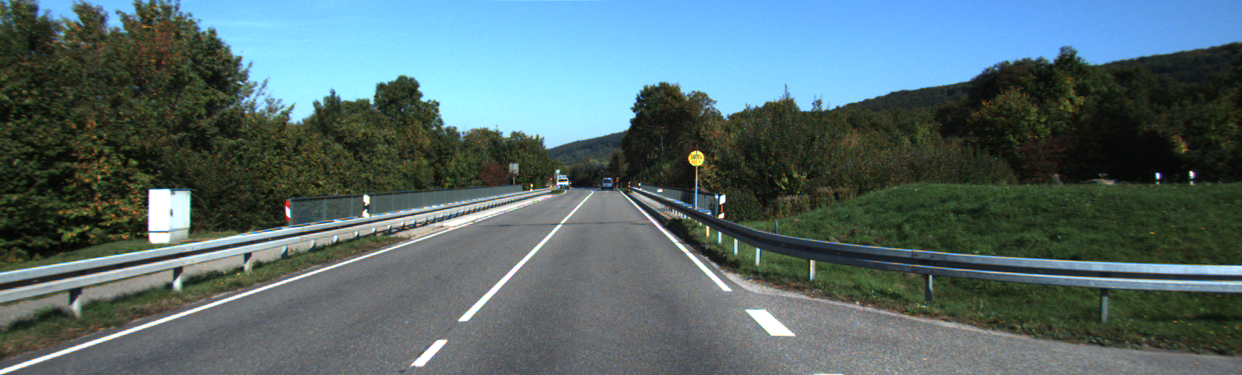
//> input picture Lab_4/street_scene.png, 1242 x 375 px
$ ./Task1 street_scene.png   (built with g++ and OpenCV 4)
//> lines starting //> are read from the running program, lines starting //| are printed output that depends on the picture
//> further down, src is the input picture: 375 rows x 1242 cols, CV_8UC3; mean B, G, R 109, 106.5, 85.4
### Lab_4/functions.h
#ifndef LAB_4_24_FUNCTIONS_H
#define LAB_4_24_FUNCTIONS_H
#include "header.h"
void ShowImage(const cv::Mat &image, const std::string &windowName);
cv::Mat bgr2gray(const cv::Mat& image);
cv::Mat detectMarkings(const cv::Mat img);
cv::Mat detectCircle(cv::Mat img);
cv::Mat Task2_LaneDetection(const cv::Mat img);

#endif //LAB_4_24_FUNCTIONS_H

### Lab_4/header.h
#ifndef LAB_4_24_HEADER_H
#define LAB_4_24_HEADER_H
#include <opencv2/imgproc.hpp>
#include <opencv2/highgui.hpp>
#include <opencv2/imgcodecs.hpp>
#include <opencv2/opencv.hpp>
#include <iostream>

#endif //LAB_4_24_HEADER_H

### Lab_4/Functions.cpp
#include "header.h"
#include "functions.h"

// Function to display the image
void ShowImage(const cv::Mat &image, const std::string& windowName) {
    cv::imshow(windowName, image);
}

cv::Mat bgr2gray(const cv::Mat& image) {
    cv::Mat grayImage;
    cv::cvtColor(image, grayImage, cv::COLOR_BGR2GRAY);
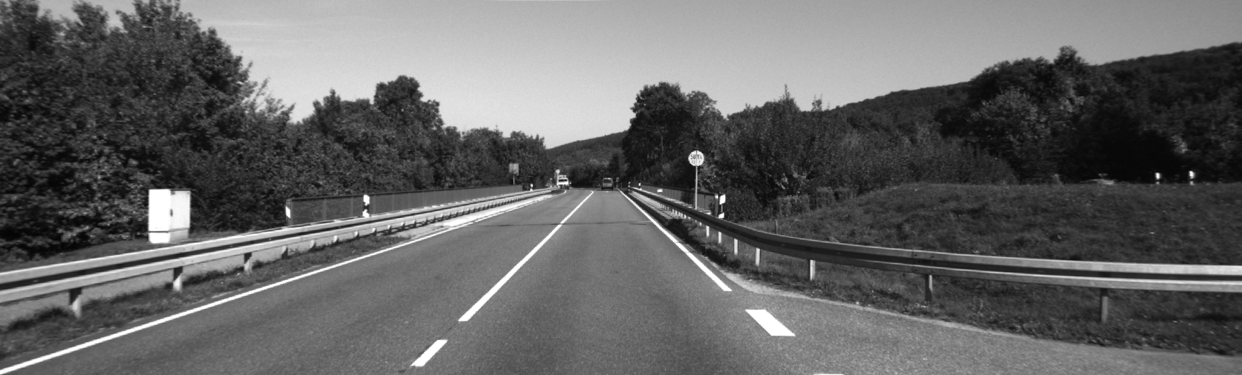
//> grayImage: 375 rows x 1242 cols, CV_8UC1; min 4, max 255, mean 100.5
    return grayImage;
}


// [114 lines left out: functions Gaussian_Blur, removePixel, Sobel_gy, cannyEdge, WhiteThreshod, dilation and 3 more, not called in this run]

// Sort in descending order of rho
bool compareByRho(const cv::Vec3f &a, const cv::Vec3f &b) {
    return a[0] > b[0];
}

// [76 lines left out: functions SmoothBlur, detectLines, Task2_LaneDetection, not called in this run]

### Lab_4/Task1.cpp
#include "header.h"
#include "functions.h"


cv::Mat src, src_gray;
cv::Mat dst, detected_edges;
int lowThreshold = 0;
int highThreshold = 0;
int max_lowThreshold = 100;
int max_highThreshold = 500;
const int ratio = 3;
int kernel_size = 0;
int kernel_sizes[] = {3, 5, 7};
const char* window_name = "Edge Map";
static void CannyThreshold(int, void*)
{
    blur( src_gray, detected_edges, cv::Size(3,3) );
    Canny( detected_edges, detected_edges, lowThreshold, highThreshold, kernel_sizes[kernel_size] );
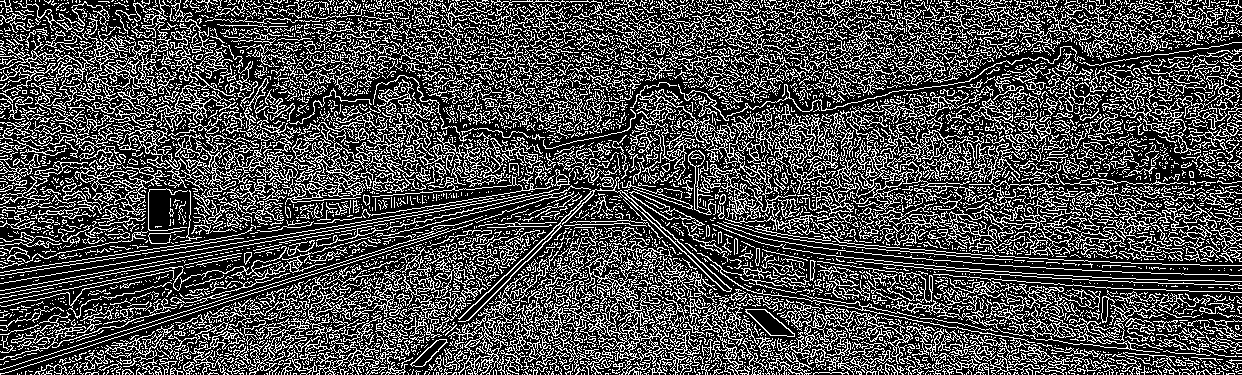
//> detected_edges: 375 rows x 1242 cols, CV_8UC1; 29.6% white in thin lines or dots
//> kernel_sizes = [3, 5, 7]
    dst = cv::Scalar::all(0);
    src.copyTo( dst, detected_edges);
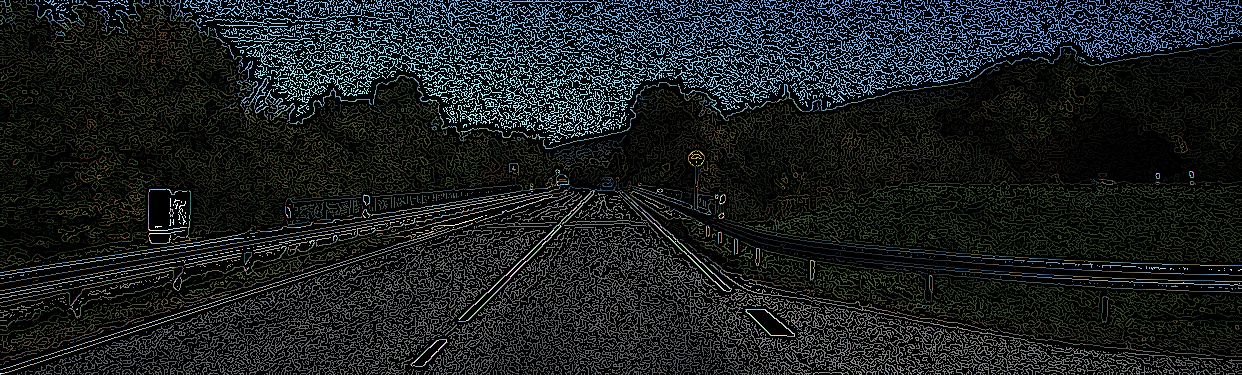
//> dst: 375 rows x 1242 cols, CV_8UC3; mean B, G, R 31.7, 31.1, 25
//    imshow( window_name, dst );
    ShowImage(dst, window_name);
}
int main( int argc, char** argv )
{

    if (argc < 2) {
        std::cout << "Image filename shall be provided!" << std::endl;
        return -1;

    }
    // Read the image file
    src = imread(argv[1], cv::IMREAD_COLOR);

    if( src.empty() )
    {
        std::cout << "Could not open or find the image!\n" << std::endl;
        std::cout << "Usage: " << argv[0] << " <Input image>" << std::endl;
        return -1;
    }
    namedWindow( window_name, cv::WINDOW_AUTOSIZE );
    src_gray = bgr2gray(src);
    cv::createTrackbar( "Min Threshold:", window_name, &lowThreshold, max_lowThreshold, CannyThreshold );
    cv::createTrackbar( "Max Threshold:", window_name, &highThreshold, max_highThreshold, CannyThreshold );
    cv::createTrackbar( "Kernel size", window_name, &kernel_size, 2, CannyThreshold );
    CannyThreshold(0, 0);
    cv::waitKey(0);
    return 0;
}
